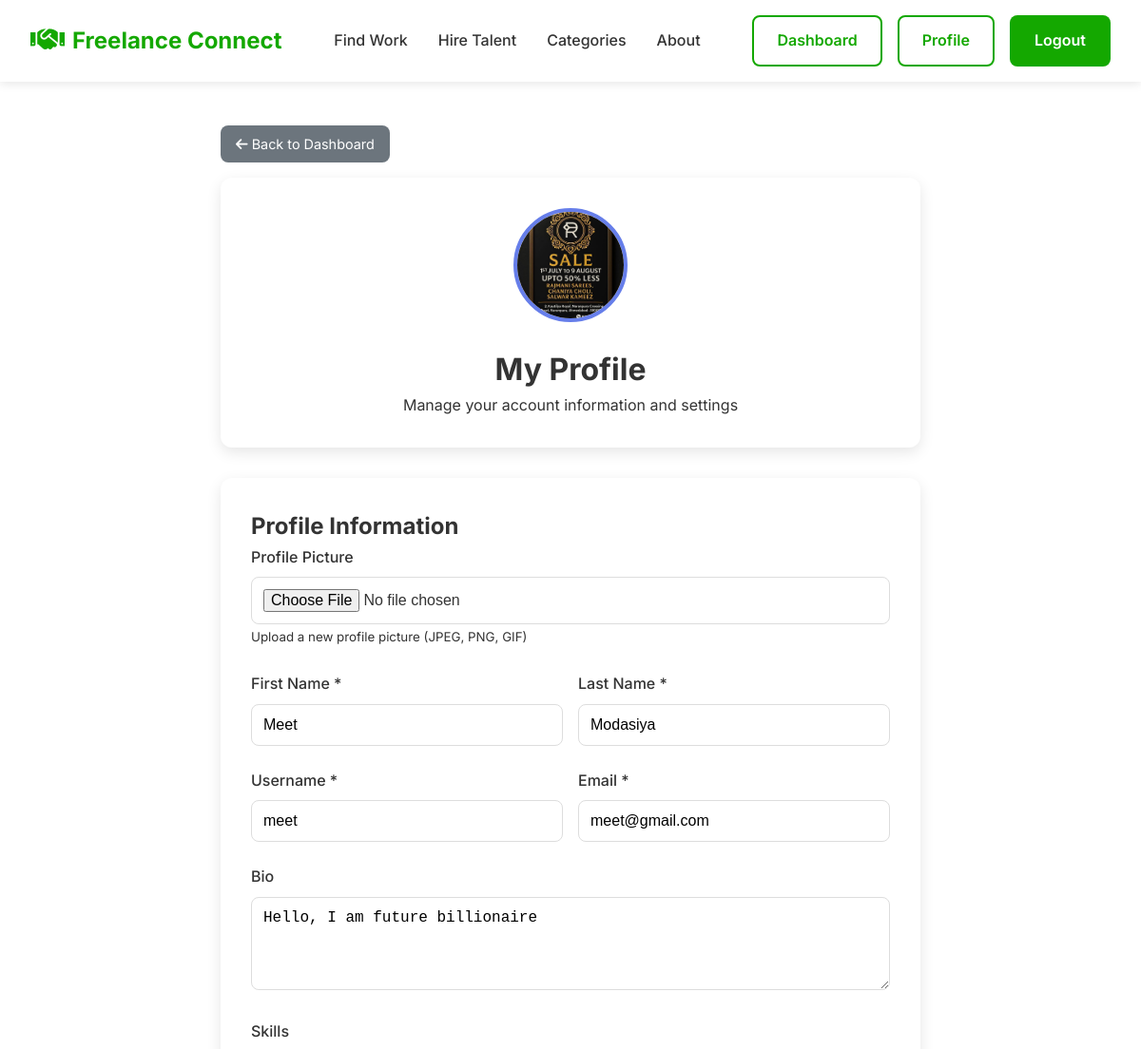
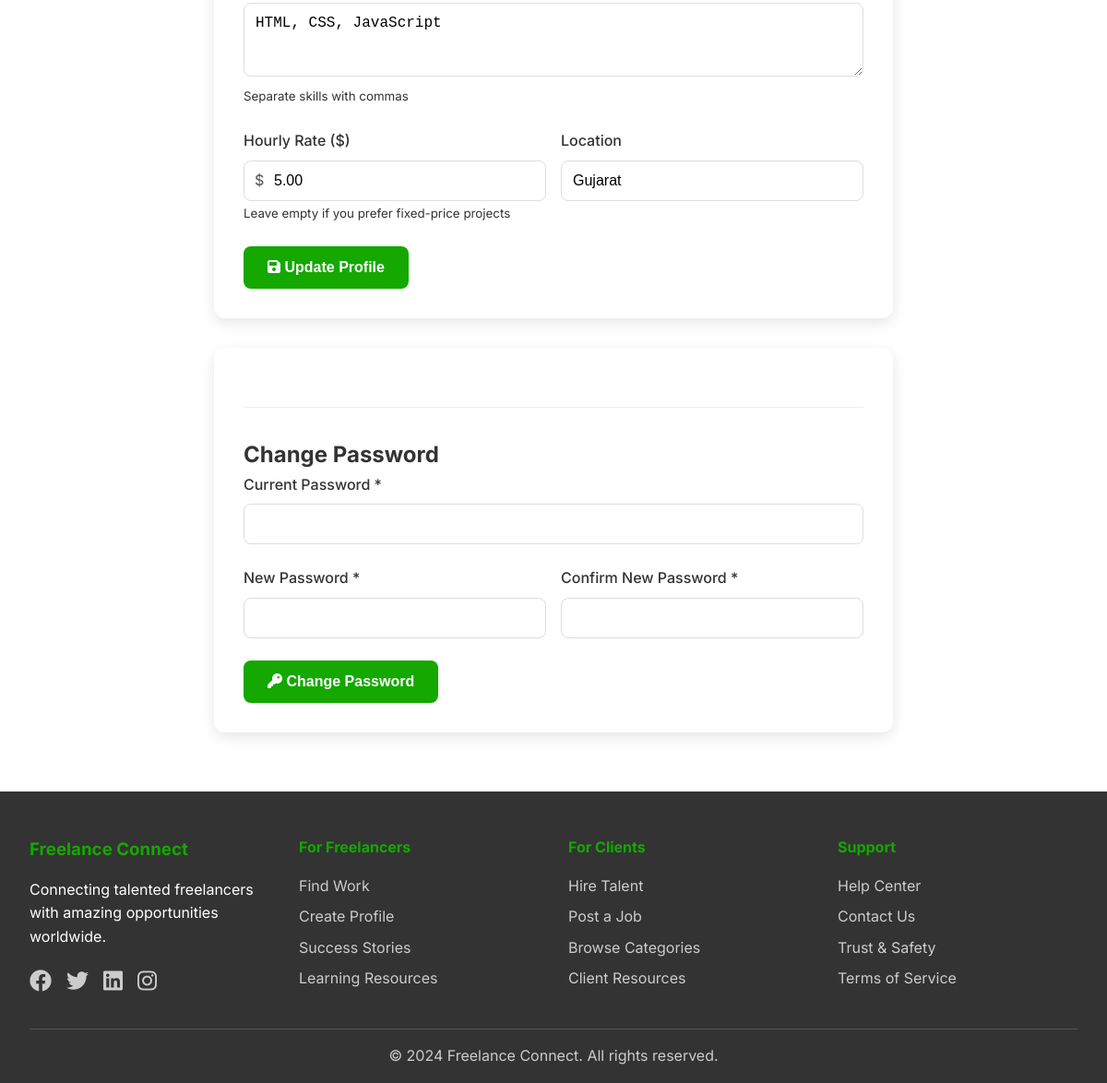
The page /freelance-connect/freelancer-profile.php (signed in) on the database its author committed (2 pictures, top to bottom).
### tables this page shows
CREATE TABLE `users` (
  `id` int(11) NOT NULL,
  `username` varchar(50) NOT NULL,
  `email` varchar(100) NOT NULL,
  `password_hash` varchar(255) NOT NULL,
  `first_name` varchar(50) NOT NULL,
  `last_name` varchar(50) NOT NULL,
  `user_type` enum('freelancer','client') NOT NULL,
  `profile_image` varchar(255) DEFAULT NULL,
  `bio` text DEFAULT NULL,
  `skills` text DEFAULT NULL,
  `hourly_rate` decimal(10,2) DEFAULT NULL,
  `location` varchar(100) DEFAULT NULL,
  `created_at` timestamp NOT NULL DEFAULT current_timestamp(),
  `updated_at` timestamp NOT NULL DEFAULT current_timestamp() ON UPDATE current_timestamp(),
  `status` enum('active','suspended','banned') DEFAULT 'active'
);

### freelance-connect/freelancer-profile.php (the view, shortened to what this page needs)
<?php
require_once 'config/db.php';
$user_id = $_SESSION['user_id'];
try {
    $stmt = $pdo->prepare("SELECT * FROM users WHERE id = ?");
    $stmt->execute([$user_id]);
    $user = $stmt->fetch();
} catch (PDOException $e) {
    $error = "Error loading profile: " . $e->getMessage();
}
?>
<!DOCTYPE html>
<html lang="en">
<head>
    <link rel="stylesheet" href="assets/css/style.css">
    <link href="https://cdnjs.cloudflare.com/ajax/libs/font-awesome/6.0.0/css/all.min.css" rel="stylesheet">
</head>
<body>
    <?php include 'includes/header.php'; ?>
    <div class="profile-container" style="margin-top: 100px;">
        <a href="freelancer-dashboard.php" class="back-btn">
            <i class="fas fa-arrow-left"></i> Back to Dashboard
        </a>
        <div class="profile-header">
            <div class="profile-image-container">
                <?php if ($user['profile_image']): ?>
                    <img src="<?php echo htmlspecialchars($user['profile_image']); ?>" alt="Profile" class="profile-image">
                <?php else: ?>
                    <div class="profile-image-placeholder">
                        <i class="fas fa-user"></i>
                    </div>
                <?php endif; ?>
            </div>
            <h1>My Profile</h1>
            <p>Manage your account information and settings</p>
        </div>
        <div class="profile-form">
            <h2>Profile Information</h2>
            <form method="POST" enctype="multipart/form-data">
                <div class="form-group">
                    <label for="profile_image">Profile Picture</label>
                    <input type="file" id="profile_image" name="profile_image" accept="image/*">
                    <small>Upload a new profile picture (JPEG, PNG, GIF)</small>
                </div>
                <div class="form-row">
                    <div class="form-group">
                        <label for="first_name">First Name *</label>
                        <input type="text" id="first_name" name="first_name"
                            value="<?php echo htmlspecialchars($user['first_name']); ?>" required>
                    </div>
                    <div class="form-group">
                        <label for="last_name">Last Name *</label>
                        <input type="text" id="last_name" name="last_name"
                            value="<?php echo htmlspecialchars($user['last_name']); ?>" required>
                    </div>
                </div>
                <div class="form-row">
                    <div class="form-group">
                        <label for="username">Username *</label>
                        <input type="text" id="username" name="username"
                            value="<?php echo htmlspecialchars($user['username']); ?>" required>
                    </div>
                    <div class="form-group">
                        <label for="email">Email *</label>
                        <input type="email" id="email" name="email"
                            value="<?php echo htmlspecialchars($user['email']); ?>" required>
                    </div>
                </div>
                <div class="form-group">
                    <label for="bio">Bio</label>
                    <textarea id="bio" name="bio" rows="4"
                        placeholder="Tell us about yourself, your experience, and what you specialize in..."><?php echo htmlspecialchars($user['bio'] ?? ''); ?></textarea>
                </div>
                <div class="form-group">
                    <label for="skills">Skills</label>
                    <textarea id="skills" name="skills" rows="3"
                        placeholder="Enter your skills (e.g., PHP, JavaScript, React, Node.js, etc.)"><?php echo htmlspecialchars($user['skills'] ?? ''); ?></textarea>
                    <small>Separate skills with commas</small>
                </div>
                <div class="form-row">
                    <div class="form-group">
                        <label for="hourly_rate">Hourly Rate ($)</label>
                        <div class="hourly-rate-container">
                            <input type="number" id="hourly_rate" name="hourly_rate"
                                value="<?php echo htmlspecialchars($user['hourly_rate'] ?? ''); ?>" min="0" step="0.01"
                                placeholder="0.00">
                        </div>
                        <small>Leave empty if you prefer fixed-price projects</small>
                    </div>
                    <div class="form-group">
                        <label for="location">Location</label>
                        <input type="text" id="location" name="location"
                            value="<?php echo htmlspecialchars($user['location'] ?? ''); ?>"
                            placeholder="City, Country">
                    </div>
                </div>
                <button type="submit" name="update_profile" class="btn btn-primary">
                    <i class="fas fa-save"></i> Update Profile
                </button>
            </form>
        </div>
        <div class="profile-form">
            <div class="password-section">
                <h2>Change Password</h2>
                <form method="POST">
                    <div class="form-group">
                        <label for="current_password">Current Password *</label>
                        <input type="password" id="current_password" name="current_password" required>
                    </div>
                    <div class="form-row">
                        <div class="form-group">
                            <label for="new_password">New Password *</label>
                            <input type="password" id="new_password" name="new_password" required>
                        </div>
                        <div class="form-group">
                            <label for="confirm_password">Confirm New Password *</label>
                            <input type="password" id="confirm_password" name="confirm_password" required>
                        </div>
                    </div>
                    <button type="submit" name="change_password" class="btn btn-primary">
                        <i class="fas fa-key"></i> Change Password
                    </button>
                </form>
            </div>
        </div>
    </div>
    <?php include 'includes/footer.php'; ?>
</body>
</html>

### freelance-connect/assets/css/style.css (style rules this page uses)
* { margin: 0; padding: 0; box-sizing: border-box; }
body { font-family: 'Inter', sans-serif; line-height: 1.6; color: #333; background-color: #fff; }
.btn { padding: 0.75rem 1.5rem; border-radius: 8px; text-decoration: none; font-weight: 600; transition: all 0.3s ease; border: 2px solid transparent; }
.btn-primary { background: #14a800; color: white; }

### freelance-connect/freelancer-profile.php (style rules this page uses)
.profile-container { max-width: 800px; margin: 0 auto; padding: 2rem; }
.profile-header { background: white; padding: 2rem; border-radius: 12px; box-shadow: 0 5px 15px rgba(0, 0, 0, 0.1); margin-bottom: 2rem; text-align: center; }
.profile-image-container { position: relative; display: inline-block; margin-bottom: 1rem; }
.profile-image { width: 120px; height: 120px; border-radius: 50%; object-fit: cover; border: 4px solid #667eea; }
.profile-form { background: white; padding: 2rem; border-radius: 12px; box-shadow: 0 5px 15px rgba(0, 0, 0, 0.1); margin-bottom: 2rem; }
.form-group { margin-bottom: 1.5rem; }
.form-group label { display: block; margin-bottom: 0.5rem; font-weight: 500; color: #333; }
.form-group input, .form-group textarea { width: 100%; padding: 0.75rem; border: 1px solid #ddd; border-radius: 8px; font-size: 1rem; transition: border-color 0.3s ease; }
.form-row { display: grid; grid-template-columns: 1fr 1fr; gap: 1rem; }
.btn { padding: 0.75rem 1.5rem; border: none; border-radius: 8px; font-size: 1rem; font-weight: 500; cursor: pointer; text-decoration: none; display: inline-block; transition: all 0.3s ease; }
.btn-primary { background: #667eea; color: white; }
.password-section { border-top: 1px solid #eee; padding-top: 2rem; margin-top: 2rem; }
.back-btn { background: #6c757d; color: white; border: none; padding: 0.5rem 1rem; border-radius: 8px; text-decoration: none; font-size: 0.9rem; transition: background 0.3s ease; margin-bottom: 1rem; display: inline-block; }
.hourly-rate-container { position: relative; }
.hourly-rate-container input { padding-left: 2rem; }
.hourly-rate-container::before { content: '$'; position: absolute; left: 0.75rem; top: 50%; transform: translateY(-50%); color: #666; font-weight: 500; }

### rows shown on the page
users: profile_image (picture), first_name "Meet", last_name "Modasiya", username "meet", email "meet@gmail.com", bio "Hello, I am future billionaire", skills "HTML, CSS, JavaScript", hourly_rate "5.00", location "Gujarat"
